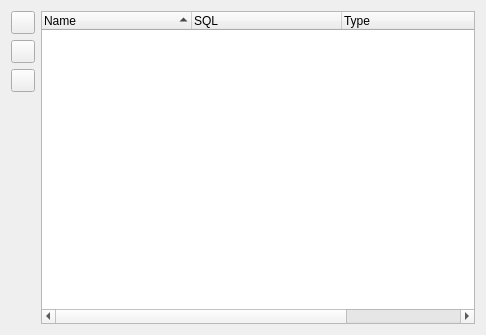
<?xml version="1.0" encoding="UTF-8"?>
<ui version="4.0">
 <class>DataTypesListForm</class>
 <widget class="QWidget" name="DataTypesListForm">
  <property name="geometry">
   <rect>
    <x>0</x>
    <y>0</y>
    <width>486</width>
    <height>335</height>
   </rect>
  </property>
  <property name="minimumSize">
   <size>
    <width>400</width>
    <height>0</height>
   </size>
  </property>
  <property name="windowTitle">
   <string>Form</string>
  </property>
  <layout class="QHBoxLayout" name="horizontalLayout">
   <item>
    <layout class="QVBoxLayout" name="verticalLayout_2">
     <property name="sizeConstraint">
      <enum>QLayout::SetNoConstraint</enum>
     </property>
     <item>
      <widget class="QToolButton" name="btnUp">
       <property name="toolTip">
        <string>Move the column up (left)</string>
       </property>
       <property name="statusTip">
        <string>Move the column up (left)</string>
       </property>
       <property name="text">
        <string/>
       </property>
       <property name="icon">
        <iconset resource="dbm.qrc">
         <normaloff>:/images/actions/images/small/up.png</normaloff>:/images/actions/images/small/up.png</iconset>
       </property>
       <property name="popupMode">
        <enum>QToolButton::DelayedPopup</enum>
       </property>
      </widget>
     </item>
     <item>
      <widget class="QToolButton" name="btnDown">
       <property name="toolTip">
        <string>Move the column down (right)</string>
       </property>
       <property name="statusTip">
        <string>Move the column down (right)</string>
       </property>
       <property name="text">
        <string/>
       </property>
       <property name="icon">
        <iconset resource="dbm.qrc">
         <normaloff>:/images/actions/images/small/down.png</normaloff>:/images/actions/images/small/down.png</iconset>
       </property>
       <property name="popupMode">
        <enum>QToolButton::DelayedPopup</enum>
       </property>
      </widget>
     </item>
     <item>
      <widget class="QToolButton" name="btnRemove">
       <property name="toolTip">
        <string>Delete this column</string>
       </property>
       <property name="statusTip">
        <string>Delete this column</string>
       </property>
       <property name="text">
        <string/>
       </property>
       <property name="icon">
        <iconset resource="dbm.qrc">
         <normaloff>:/images/actions/images/small/remove.png</normaloff>:/images/actions/images/small/remove.png</iconset>
       </property>
      </widget>
     </item>
     <item>
      <spacer name="verticalSpacer">
       <property name="orientation">
        <enum>Qt::Vertical</enum>
       </property>
       <property name="sizeHint" stdset="0">
        <size>
         <width>20</width>
         <height>40</height>
        </size>
       </property>
      </spacer>
     </item>
    </layout>
   </item>
   <item>
    <widget class="QTreeWidget" name="treeDataTypes">
     <property name="sizePolicy">
      <sizepolicy hsizetype="Preferred" vsizetype="Preferred">
       <horstretch>0</horstretch>
       <verstretch>0</verstretch>
      </sizepolicy>
     </property>
     <property name="rootIsDecorated">
      <bool>false</bool>
     </property>
     <property name="uniformRowHeights">
      <bool>true</bool>
     </property>
     <property name="sortingEnabled">
      <bool>true</bool>
     </property>
     <property name="animated">
      <bool>true</bool>
     </property>
     <attribute name="headerDefaultSectionSize">
      <number>150</number>
     </attribute>
     <attribute name="headerShowSortIndicator" stdset="0">
      <bool>true</bool>
     </attribute>
     <attribute name="headerStretchLastSection">
      <bool>true</bool>
     </attribute>
     <attribute name="headerDefaultSectionSize">
      <number>150</number>
     </attribute>
     <attribute name="headerShowSortIndicator" stdset="0">
      <bool>true</bool>
     </attribute>
     <attribute name="headerStretchLastSection">
      <bool>true</bool>
     </attribute>
     <column>
      <property name="text">
       <string>Name</string>
      </property>
     </column>
     <column>
      <property name="text">
       <string>SQL</string>
      </property>
     </column>
     <column>
      <property name="text">
       <string>Type</string>
      </property>
     </column>
     <column>
      <property name="text">
       <string>Size</string>
      </property>
     </column>
    </widget>
   </item>
  </layout>
 </widget>
 <resources>
  <include location="dbm.qrc"/>
 </resources>
 <connections>
  <connection>
   <sender>treeDataTypes</sender>
   <signal>itemDoubleClicked(QTreeWidgetItem*,int)</signal>
   <receiver>DataTypesListForm</receiver>
   <slot>doubleClickTree(QTreeWidgetItem*,int)</slot>
   <hints>
    <hint type="sourcelabel">
     <x>199</x>
     <y>167</y>
    </hint>
    <hint type="destinationlabel">
     <x>199</x>
     <y>167</y>
    </hint>
   </hints>
  </connection>
 </connections>
 <slots>
  <slot>doubleClickTree(QTreeWidgetItem*,int)</slot>
 </slots>
</ui>
